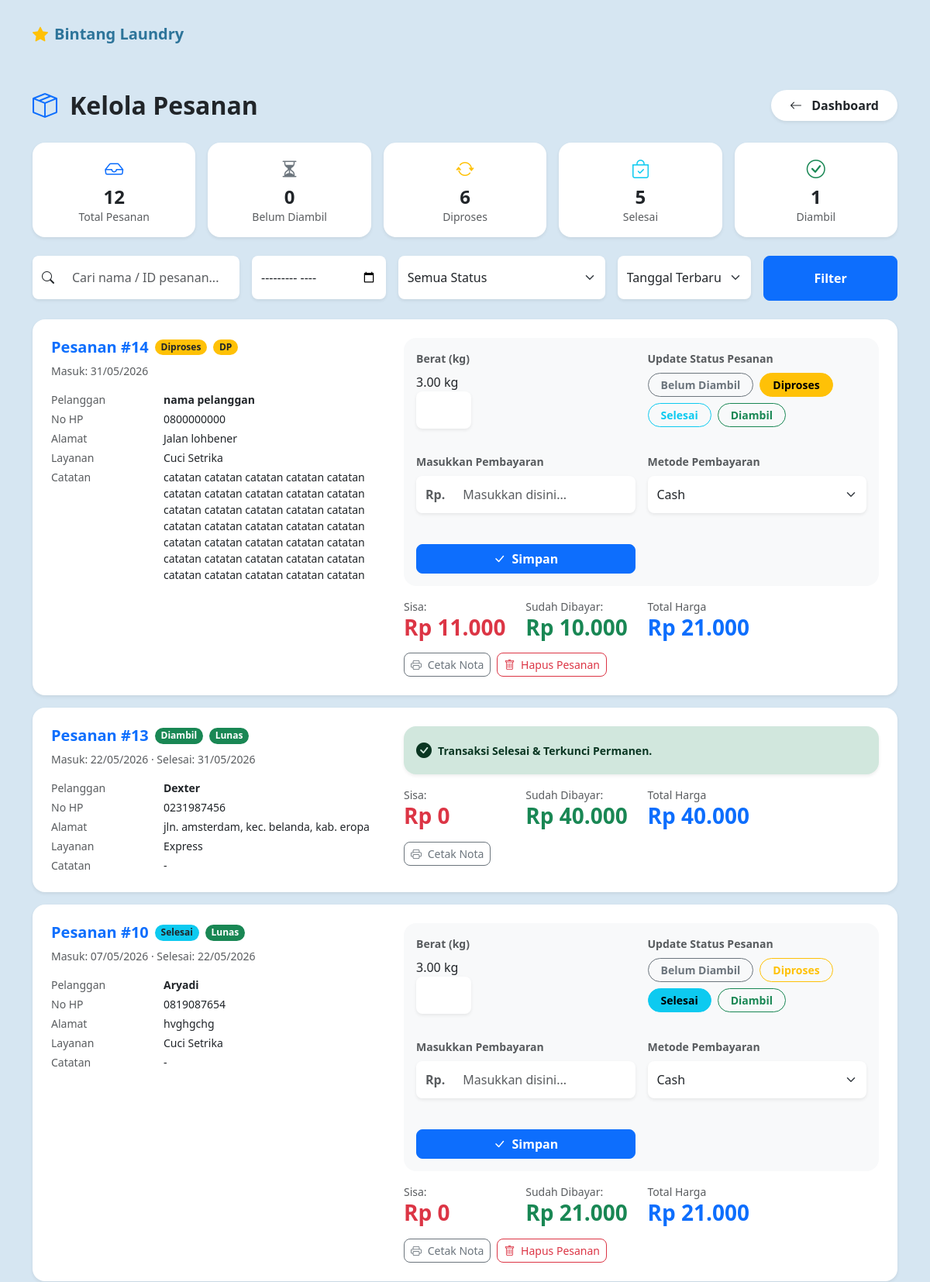
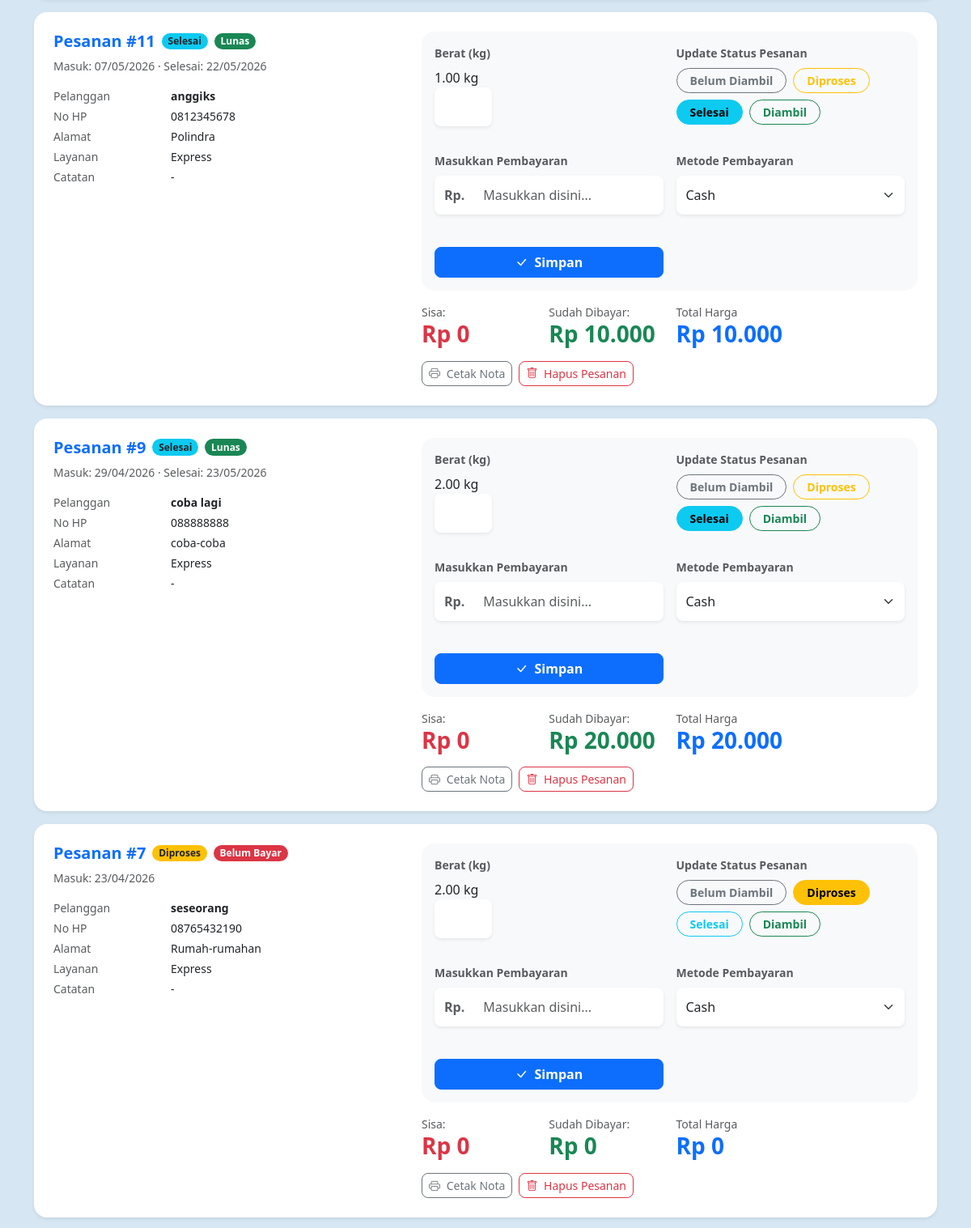
The page /admin_pesanan.php (upper part) on the database its author committed (2 pictures, top to bottom).
### tables this page shows
CREATE TABLE `pesanan` (
  `id_pesanan` int NOT NULL,
  `tanggal_masuk` date NOT NULL,
  `tanggal_selesai` date DEFAULT NULL,
  `status_pesanan` enum('belum_diambil','diproses','selesai','diambil') NOT NULL DEFAULT 'belum_diambil',
  `id_pelanggan` int NOT NULL,
  `id_pegawai` int DEFAULT NULL,
  `updated_at` timestamp NULL DEFAULT CURRENT_TIMESTAMP ON UPDATE CURRENT_TIMESTAMP,
  `total_harga` int NOT NULL DEFAULT '0',
  `status_pembayaran` enum('belum_bayar','dp','lunas') NOT NULL DEFAULT 'belum_bayar'
);

CREATE TABLE `pelanggan` (
  `id_pelanggan` int NOT NULL,
  `nama_pelanggan` varchar(100) NOT NULL,
  `alamat` varchar(255) NOT NULL,
  `no_hp` varchar(15) NOT NULL,
  `catatan` text
);

### admin_pesanan.php (the view, shortened to what this page needs)
<?php
include 'includes/header.php';
include 'includes.php';
$filter_bulan = $_GET['filter_bulan'] ?? '';
$cari         = $_GET['cari'] ?? '';
$sortir       = $_GET['sortir'] ?? 'DESC';
$query = "SELECT
            p.id_pesanan,
            p.tanggal_masuk,
            p.tanggal_selesai,
            p.status_pesanan,
            p.status_pembayaran,
            p.total_harga,
            pl.nama_pelanggan,
            pl.no_hp,
            pl.alamat,
            pl.catatan,
            GROUP_CONCAT(DISTINCT l.nama_layanan ORDER BY l.id_layanan SEPARATOR ', ') as nama_layanan,
            GROUP_CONCAT(CONCAT(dp.kuantitas, ' kg') ORDER BY l.id_layanan SEPARATOR ', ') as kuantitas_list,
            SUM(dp.subtotal) as total_subtotal,
            MAX(dp.kuantitas) as berat_tunggal,
            MAX(t.metode_pembayaran) as metode_pembayaran,
            SUM(t.total_bayar) as total_terbayar
          FROM pesanan p
          JOIN pelanggan pl ON p.id_pelanggan = pl.id_pelanggan
          LEFT JOIN detail_pesanan dp ON p.id_pesanan = dp.id_pesanan
          LEFT JOIN layanan l ON dp.id_layanan = l.id_layanan
          LEFT JOIN transaksi t ON p.id_pesanan = t.id_pesanan
          WHERE 1=1";
$query .= " GROUP BY p.id_pesanan, p.tanggal_masuk, p.tanggal_selesai, p.status_pesanan, p.status_pembayaran, p.total_harga, pl.nama_pelanggan, pl.no_hp, pl.alamat, pl.catatan";
$query .= " ORDER BY p.tanggal_masuk $sortir";
$result = mysqli_query($conn, $query);
$stat = mysqli_fetch_assoc(mysqli_query($conn, "
    SELECT
        COUNT(*) as total,
        SUM(status_pesanan = 'diproses') as diproses,
        SUM(status_pesanan = 'belum_diambil') as belum_diambil,
        SUM(status_pesanan = 'selesai') as selesai,
        SUM(status_pesanan = 'diambil') as diambil
    FROM pesanan
"));
function badge_status($status) {
    return match($status) {
        'belum_diambil' => ['bg-secondary', 'Belum Diambil'],
        'diproses'      => ['bg-warning text-dark', 'Diproses'],
        'selesai'       => ['bg-info text-dark', 'Selesai'],
        'diambil'       => ['bg-success', 'Diambil'],
        default         => ['bg-light text-dark', ucfirst($status)],
    };
}
function badge_bayar($status) {
    return match($status) {
        'belum_bayar' => ['bg-danger', 'Belum Bayar'],
        'dp'          => ['bg-warning text-dark', 'DP'],
        'lunas'       => ['bg-success', 'Lunas'],
        default       => ['bg-light text-dark', ucfirst($status)],
    };
}
?>
<div class="container py-4">
    <div class="d-flex justify-content-between align-items-center mb-4">
        <div class="d-flex align-items-center">
            <i class="bi bi-box-seam fs-2 text-primary me-3"></i>
            <h2 class="fw-bold mb-0">Kelola Pesanan</h2>
        </div>
        <a href="admin_dashboard.php" class="btn bg-white text-dark shadow-sm rounded-pill px-4 py-2 fw-bold border-0">
            <i class="bi bi-arrow-left me-2"></i> Dashboard
        </a>
    </div>
    <div class="row g-3 mb-4">
        <?php
        $stats_data = [
            ['label' => 'Total Pesanan',  'val' => $stat['total'],        'icon' => 'bi-inbox',          'color' => 'text-primary'],
            ['label' => 'Belum Diambil',  'val' => $stat['belum_diambil'],'icon' => 'bi-hourglass-split','color' => 'text-secondary'],
            ['label' => 'Diproses',       'val' => $stat['diproses'],     'icon' => 'bi-arrow-repeat',   'color' => 'text-warning'],
            ['label' => 'Selesai',        'val' => $stat['selesai'],      'icon' => 'bi-bag-check',      'color' => 'text-info'],
            ['label' => 'Diambil',        'val' => $stat['diambil'],      'icon' => 'bi-check-circle',   'color' => 'text-success'],
        ];
        foreach ($stats_data as $s): ?>
        <div class="col">
            <div class="card border-0 shadow-sm p-3 rounded-4 text-center h-100">
                <i class="bi <?= $s['icon'] ?> fs-4 <?= $s['color'] ?> mb-1"></i>
                <h4 class="fw-bold mb-0"><?= $s['val'] ?></h4>
                <p class="small text-muted mb-0"><?= $s['label'] ?></p>
            </div>
        </div>
        <?php endforeach; ?>
    </div>
    <form method="GET" action="" class="mb-4">
        <div class="row g-3">
            <div class="col-md-3">
                <div class="input-group shadow-sm rounded-3 overflow-hidden">
                    <span class="input-group-text border-0 bg-white"><i class="bi bi-search"></i></span>
                    <input type="text" name="cari" class="form-control border-0 py-3"
                        placeholder="Cari nama / ID pesanan..." value="<?= htmlspecialchars($cari) ?>">
                </div>
            </div>
            <div class="col-md-2">
                <input type="month" name="filter_bulan" class="form-control border-0 shadow-sm py-3 rounded-3"
                    value="<?= htmlspecialchars($filter_bulan) ?>">
            </div>
            <div class="col-md-3">
                <select name="filter_status" class="form-select border-0 shadow-sm py-3 rounded-3">
                    <option value="">Semua Status</option>
                </select>
            </div>
            <div class="col-md-2">
                <select name="sortir" class="form-select border-0 shadow-sm py-3 rounded-3">
                    <option value="DESC" <?= $sortir == 'DESC' ? 'selected' : '' ?>>Tanggal Terbaru</option>
                </select>
            </div>
            <div class="col-md-2">
                <button type="submit" class="btn btn-primary w-100 py-3 rounded-3 fw-bold">Filter</button>
            </div>
        </div>
    </form>
    <?php while ($row = mysqli_fetch_assoc($result)):
        [$cls_status, $lbl_status]  = badge_status($row['status_pesanan']);
        [$cls_bayar,  $lbl_bayar]   = badge_bayar($row['status_pembayaran']);
        $total_tampil = $row['total_harga'] > 0 ? $row['total_harga'] : ($row['total_subtotal'] ?? 0);
        $subtotal       = isset($row['total_subtotal']) ? (float)$row['total_subtotal'] : 0.0;
        $total_terbayar = isset($row['total_terbayar']) ? (float)$row['total_terbayar'] : 0.0;
$sisa_bayar     = $subtotal - $total_terbayar;
        $is_locked = ($row['status_pesanan'] === 'diambil' && $row['status_pembayaran'] === 'lunas');
    ?>
    <div class="card border-0 shadow-sm p-4 rounded-4 mb-3">
        <div class="row align-items-start">
            <div class="col-md-5">
                <div class="d-flex align-items-center gap-2 mb-2">
                    <h5 class="fw-bold text-primary mb-0">Pesanan #<?= $row['id_pesanan'] ?></h5>
                    <span class="badge <?= $cls_status ?> rounded-pill"><?= $lbl_status ?></span>
                    <span class="badge <?= $cls_bayar  ?> rounded-pill"><?= $lbl_bayar  ?></span>
                </div>
                <p class="small text-muted mb-3">
                    Masuk: <?= date('d/m/Y', strtotime($row['tanggal_masuk'])) ?>
                    <?php if ($row['tanggal_selesai']): ?>
                    · Selesai: <?= date('d/m/Y', strtotime($row['tanggal_selesai'])) ?>
                    <?php endif; ?>
                </p>
                <div class="row g-1 small">
                    <div class="col-4 text-muted">Pelanggan</div>
                    <div class="col-8 fw-semibold"><?= htmlspecialchars($row['nama_pelanggan']) ?></div>
                    <div class="col-4 text-muted">No HP</div>
                    <div class="col-8"><?= htmlspecialchars($row['no_hp']) ?></div>
                    <div class="col-4 text-muted">Alamat</div>
                    <div class="col-8"><?= htmlspecialchars($row['alamat']) ?></div>
                    <div class="col-4 text-muted">Layanan</div>
                    <div class="col-8"><?= htmlspecialchars($row['nama_layanan'] ?? '-') ?></div>
                    <div class="col-4 text-muted">Catatan</div>
                    <div class="col-8"><?= htmlspecialchars($row['catatan'] ?? '-') ?></div>
                </div>
            </div>
            <div class="col-md-7 d-flex flex-column justify-content-between h-100">
                <?php if ($is_locked): ?>
                <div class="alert alert-success d-flex align-items-center rounded-4 py-3 mb-3 border-0 shadow-sm">
                    <i class="bi bi-check-circle-fill me-2 fs-5"></i>
                    <div class="small fw-bold">Transaksi Selesai & Terkunci Permanen.</div>
                </div>
                <?php else: ?>
                <form method="POST" action="">
                    <div class="bg-light p-3 rounded-4 mb-3">
                        <div class="row g-3">
                            <div class="col-md-6">
                                <p class="small fw-bold text-muted mb-2">Berat (kg)</p>
                                <div class="col-md-3"><?= htmlspecialchars($row['kuantitas_list'] ?? '-') ?>
                                    <input type="number" name="berat"
                                        class="form-control bg-light border-0 mb-3 shadow-sm" step="0.01" min="0"
                                        style="background-color: white !important;">
                                </div>
                            </div>
                            <div class="col-md-6">
                                <p class="small fw-bold text-muted mb-2">Update Status Pesanan</p>
                                <div class="d-flex flex-wrap gap-2 mb-3">
                                    <?php
                                    $options_status = [
                                        'belum_diambil' => ['label' => 'Belum Diambil', 'class' => 'btn-outline-secondary'],
                                        'diproses'      => ['label' => 'Diproses',      'class' => 'btn-outline-warning'],
                                        'selesai'       => ['label' => 'Selesai',       'class' => 'btn-outline-info'],
                                        'diambil'       => ['label' => 'Diambil',       'class' => 'btn-outline-success']
                                    ];
                                    foreach ($options_status as $val => $info):
                                        $unique_id = "status_" . $row['id_pesanan'] . "_" . $val;
                                    ?>
                                    <label class="btn btn-sm <?= $info['class'] ?> rounded-pill px-3 py-1 fw-semibold"
                                        for="<?= $unique_id ?>">
                                        <?= $info['label'] ?>
                                    </label>
                                    <?php endforeach; ?>
                                </div>
                            </div>
                            <div class="col-md-6">
                                <p class="small fw-bold text-muted mb-2">Masukkan Pembayaran</p>
                                <div class="input-group shadow-sm rounded-3 overflow-hidden">
                                    <span class="input-group-text border-0 bg-white fw-bold text-muted">Rp.</span>
                                    <input type="number" name="jumlah_bayar" step="1000" class="form-control border-0"
                                        placeholder="Masukkan disini..." min="0">
                                </div>
                            </div>
                            <div class="col-md-6">
                                <p class="small fw-bold text-muted mb-2">Metode Pembayaran</p>
                                <select name="metode_pembayaran"
                                    class="form-select form-select-md border-0 shadow-sm mb-3">
                                    <?php foreach (['cash' => 'Cash', 'transfer' => 'Transfer', 'qris' => 'QRIS'] as $val => $lbl): ?>
                                    <option value="<?= $val ?>"
                                        <?= $row['metode_pembayaran'] == $val ? 'selected' : '' ?>>
                                        <?= $lbl ?></option>
                                    <?php endforeach; ?>
                                </select>
                            </div>
                            <div class="col-md-6">
                                <button type="submit" name="update_status"
                                    class="btn btn-primary btn-md w-100 rounded-3 fw-bold">
                                    <i class="bi bi-check-lg me-1"></i> Simpan
                                </button>
                            </div>
                        </div>
                    </div>
                </form>
                <?php endif; ?>
                <div class="row g-3">
                    <div class="col-md-3">
                        <p class="small text-muted mb-0">Sisa:</p>
                        <h3 class="fw-bold text-danger">Rp <?= number_format(max(0.0, $sisa_bayar), 0, ',', '.') ?>
                        </h3>
                    </div>
                    <div class="col-md-3">
                        <p class="small text-muted mb-0">Sudah Dibayar:</p>
                        <h3 class="fw-bold text-success">Rp <?= number_format($total_terbayar, 0, ',', '.') ?></h3>
                    </div>
                    <div class="col-md-3">
                        <p class="small text-muted mb-0">Total Harga</p>
                        <h3 class="fw-bold text-primary mb-0">Rp <?= number_format($total_tampil, 0, ',', '.') ?>
                        </h3>
                    </div>
                </div>
                <div class="d-flex gap-2 flex-wrap text-end">
                    <a href="nota.php?id=<?= $row['id_pesanan'] ?>" target="_blank"
                        class="btn btn-outline-secondary btn-sm rounded-3 mt-2">
                        <i class="bi bi-printer me-1"></i> Cetak Nota
                    </a>
                    <?php if (!$is_locked): ?>
                    <form method="POST" action=""
                        onsubmit="return confirm('Apakah Anda yakin ingin menghapus pesanan ini secara permanen? Semua riwayat transaksi terkait juga akan ikut terhapus.');">
                        <button type="submit" name="hapus_pesanan" class="btn btn-outline-danger btn-sm rounded-3 mt-2">
                            <i class="bi bi-trash me-1"></i> Hapus Pesanan
                        </button>
                    </form>
                    <?php endif; ?>
                </div>
            </div>
        </div>
    </div>
    <?php endwhile; ?>
</div>
<?php include 'includes/footer.php'; ?>

### assets/css/style.css (style rules this page uses)
:root { --primary-blue: #2d749a; --light-blue: #d6e6f2; --white: #ffffff; }
body { font-family: 'Segoe UI', Tahoma, Geneva, Verdana, sans-serif; background-color: var(--light-blue); }
.form-control, .form-select { border-radius: 8px; padding: 12px; border: 1px solid #e0e0e0; }

### rows shown on the page
pesanan: id_pesanan "14", lbl_status "Diproses", lbl_bayar "DP", tanggal_masuk "31/05/2026", id_pelanggan.nama_pelanggan "nama pelanggan", id_pelanggan.no_hp "0800000000", id_pelanggan.alamat "Jalan lohbener", nama_layanan "Cuci Setrika", id_pelanggan.catatan "catatan catatan catatan catatan catatan catatan catatan catatan catatan catatan catatan catatan catatan catatan catatan catatan catatan catatan catatan catatan catatan catatan catatan catatan catatan catatan catatan catatan catatan catatan catatan catatan catatan catatan catatan", kuantitas_list "3.00 kg", label "Belum Diambil", label "Diproses", label "Selesai", label "Diambil", max(0.0, $sisa_bayar) "11.000", total_terbayar "10.000", total_tampil "21.000"
pesanan: id_pesanan "13", lbl_status "Diambil", lbl_bayar "Lunas", tanggal_masuk "22/05/2026", tanggal_selesai "31/05/2026", id_pelanggan.nama_pelanggan "Dexter", id_pelanggan.no_hp "0231987456", id_pelanggan.alamat "jln. amsterdam, kec. belanda, kab. eropa", nama_layanan "Express", id_pelanggan.catatan "-", status_pesanan "diambil" (drawn), max(0.0, $sisa_bayar) "0", total_terbayar "40.000", total_tampil "40.000"
pesanan: id_pesanan "10", lbl_status "Selesai", lbl_bayar "Lunas", tanggal_masuk "07/05/2026", tanggal_selesai "22/05/2026", id_pelanggan.nama_pelanggan "Aryadi", id_pelanggan.no_hp "0819087654", id_pelanggan.alamat "hvghgchg", nama_layanan "Cuci Setrika", id_pelanggan.catatan "-", kuantitas_list "3.00 kg", label "Belum Diambil", label "Diproses", label "Selesai", label "Diambil", max(0.0, $sisa_bayar) "0", total_terbayar "21.000", total_tampil "21.000"
pesanan: id_pesanan "11", lbl_status "Selesai", lbl_bayar "Lunas", tanggal_masuk "07/05/2026", tanggal_selesai "22/05/2026", id_pelanggan.nama_pelanggan "anggiks", id_pelanggan.no_hp "0812345678", id_pelanggan.alamat "Polindra", nama_layanan "Express", id_pelanggan.catatan "-", kuantitas_list "1.00 kg", label "Belum Diambil", label "Diproses", label "Selesai", label "Diambil", max(0.0, $sisa_bayar) "0", total_terbayar "10.000", total_tampil "10.000"
pesanan: id_pesanan "9", lbl_status "Selesai", lbl_bayar "Lunas", tanggal_masuk "29/04/2026", tanggal_selesai "23/05/2026", id_pelanggan.nama_pelanggan "coba lagi", id_pelanggan.no_hp "088888888", id_pelanggan.alamat "coba-coba", nama_layanan "Express", id_pelanggan.catatan "-", kuantitas_list "2.00 kg", label "Belum Diambil", label "Diproses", label "Selesai", label "Diambil", max(0.0, $sisa_bayar) "0", total_terbayar "20.000", total_tampil "20.000"
pesanan: id_pesanan "7", lbl_status "Diproses", lbl_bayar "Belum Bayar", tanggal_masuk "23/04/2026", id_pelanggan.nama_pelanggan "seseorang", id_pelanggan.no_hp "08765432190", id_pelanggan.alamat "Rumah-rumahan", nama_layanan "Express", id_pelanggan.catatan "-", kuantitas_list "2.00 kg", label "Belum Diambil", label "Diproses", label "Selesai", label "Diambil", max(0.0, $sisa_bayar) "0", total_terbayar "0", total_harga "0"

### other values the page prints
$s['val'] "12"
$s['label'] "Total Pesanan"
$s['val'] "0"
$s['label'] "Belum Diambil"
$s['val'] "6"
$s['label'] "Diproses"
$s['val'] "5"
$s['label'] "Selesai"
$s['val'] "1"
$s['label'] "Diambil"
form field metode_pembayaran "Cash"
